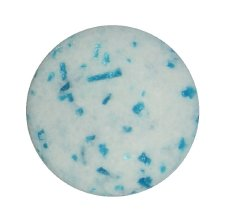
#> input picture data/gallery/1.jpg, 225 x 222 px
$ python -i segmentation.py   (imports and definitions only)
#> lines starting #> are read from the running program, lines starting #| are printed output that depends on the picture; after the words box and inside, x2 and y2 are one past the last pixel; in counts of white or black regions, pixels touching at a corner belong together
#> further down, picture is the input picture: shape (222, 225, 3); mean B, G, R 224.4, 225, 214.5
"""Lab 7 - segmentation: region growing, plus automatic pill extraction."""
from collections import deque

import cv2
import numpy as np

FOUR_NEIGHBORS = [(-1, 0), (1, 0), (0, -1), (0, 1)]
EIGHT_NEIGHBORS = FOUR_NEIGHBORS + [(-1, -1), (-1, 1), (1, -1), (1, 1)]


# ---------------------------------------------------------------- region growing (Lab 7)
# [36 lines left out: functions region_growing, make_overlay, not called in this run]


# ---------------------------------------------------------------- automatic pill mask
def _largest_blob(binary):
    """Keep only the biggest white blob and fill any holes inside it."""
    contours, _ = cv2.findContours(binary, cv2.RETR_EXTERNAL, cv2.CHAIN_APPROX_SIMPLE)
    out = np.zeros_like(binary)
    if contours:
        biggest = max(contours, key=cv2.contourArea)
        cv2.drawContours(out, [biggest], -1, 255, thickness=-1)
    return out


def _clean(binary):
    k = cv2.getStructuringElement(cv2.MORPH_ELLIPSE, (5, 5))
    binary = cv2.morphologyEx(binary, cv2.MORPH_CLOSE, k)
    binary = cv2.morphologyEx(binary, cv2.MORPH_OPEN, k)
    return _largest_blob(binary)


def _background_color(lab):
    """Median colour of a thin frame around the picture = the background."""
    b = 4
    frame = np.concatenate([lab[:b].reshape(-1, 3), lab[-b:].reshape(-1, 3),
                            lab[:, :b].reshape(-1, 3), lab[:, -b:].reshape(-1, 3)])
    return np.median(frame, axis=0)


def segment_threshold(img_bgr):
    """Pill = pixels whose colour differs from the background (Otsu picks the cut-off)."""
    lab = cv2.cvtColor(img_bgr, cv2.COLOR_BGR2LAB).astype(np.float32)
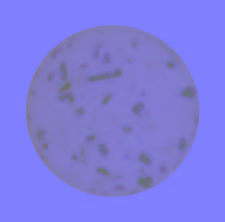
#> lab: shape (222, 225, 3) float32; mean B, G, R 226, 124.5, 127.2
    dist = np.sqrt(((lab - _background_color(lab)) ** 2).sum(axis=2))
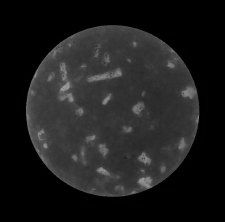
#> dist: shape (222, 225) float32; min 0, max 162.3, mean 29.3
    dist8 = np.clip(dist * 4, 0, 255).astype(np.uint8)
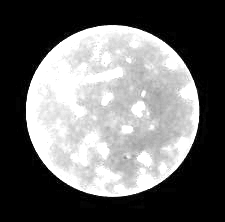
#> dist8: shape (222, 225); min 0, max 255, mean 106.8
    cut, binary = cv2.threshold(dist8, 0, 255, cv2.THRESH_BINARY + cv2.THRESH_OTSU)
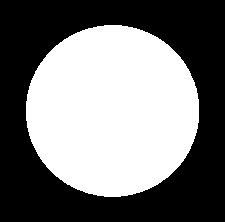
#> binary: shape (222, 225); 46.9% white; 1 white region, box (x1, y1, x2, y2) and area: (26, 25, 199, 197) 23422
#> cut = 113
    if cut < 20:                                       # Otsu found nothing meaningful
        binary = (dist8 >= 20).astype(np.uint8) * 255
    return _clean(binary) > 0
#> in _clean, `binary = cv2.morphologyEx(binary, cv2.MORPH_CLOSE, k)`: binary: shape (222, 225); 46.9% white; 1 white region
#> in _largest_blob, `contours, _ = cv2.findContours(binary, cv2.RETR_EXTERNAL, cv2.CHAIN_AP..`: contours = 1 contour; box (x1, y1, x2, y2) and area: (26, 25, 199, 197) 23179
#> in _largest_blob, `biggest = max(contours, key=cv2.contourArea)`: biggest = contour of 242 points, box (x1, y1, x2, y2) (26, 25, 199, 197), area 23179
#> returned value: shape (222, 225) bool; 46.9% white; 1 white region, box (x1, y1, x2, y2) and area: (26, 25, 199, 197) 23423


# [9 lines left out: function segment_region_growing, not called in this run]


def segment_pill(img_bgr, method="threshold"):
    """Return a boolean mask of the pill. Falls back to 'whole image' if nothing is found."""
    mask = segment_region_growing(img_bgr) if method == "region_growing" else segment_threshold(img_bgr)
    frac = mask.mean()
#> frac = 0.469
    if frac < 0.03 or frac > 0.97:          # almost nothing / almost everything = failed
        return np.ones(mask.shape, dtype=bool)
    return mask


# ---------------------------------------------------------------- shape analysis
# [58 lines left out: functions describe_shape, crop_to_mask, not called in this run]

>>> import cv2
>>> picture = cv2.imread('../data/gallery/1.jpg')
>>> result = segment_pill(picture)

$ run again, on data/gallery/101.jpg
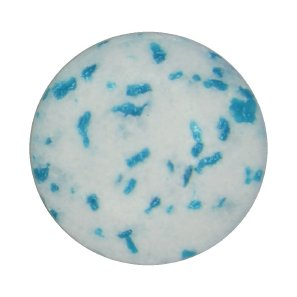
#> input picture data/gallery/101.jpg, 297 x 297 px
#> picture is the input picture: shape (297, 297, 3); mean B, G, R 222.9, 221.8, 210.8
#> in segment_threshold, `lab = cv2.cvtColor(img_bgr, cv2.COLOR_BGR2LAB).astype(np.float32)`:
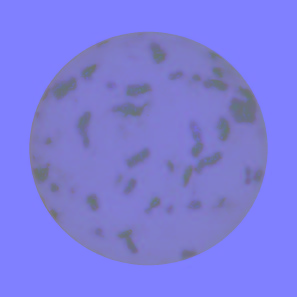
#> lab: shape (297, 297, 3) float32; mean B, G, R 223.3, 124.8, 126.2
#> in segment_threshold, `cut, binary = cv2.threshold(dist8, 0, 255, cv2.THRESH_BINARY + cv2.THR..`:
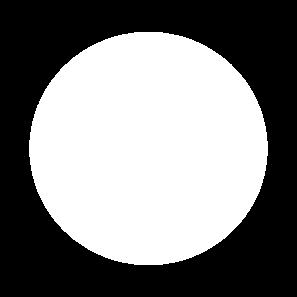
#> binary: shape (297, 297); 49.6% white; 1 white region
#> cut = 112
#> contours = 1 contour; box (x1, y1, x2, y2) and area: (29, 32, 268, 265) 43456
#> biggest = contour of 337 points, box (x1, y1, x2, y2) (29, 32, 268, 265), area 43456
#> frac = 0.496

$ run again, on data/gallery/104.jpg
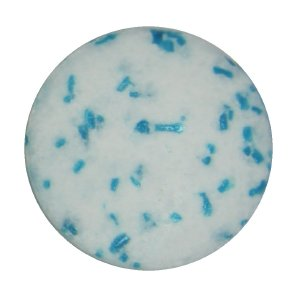
#> input picture data/gallery/104.jpg, 297 x 297 px
#> picture is the input picture: shape (297, 297, 3); mean B, G, R 217, 217, 205.8
#> in segment_threshold, `dist = np.sqrt(((lab - _background_color(lab)) ** 2).sum(axis=2))`:
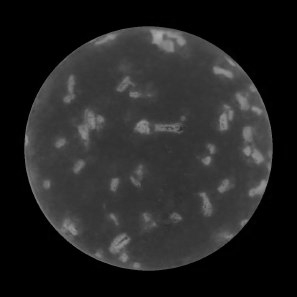
#> dist: shape (297, 297) float32; min 0, max 173.4, mean 36.7
#> in segment_threshold, `cut, binary = cv2.threshold(dist8, 0, 255, cv2.THRESH_BINARY + cv2.THR..`:
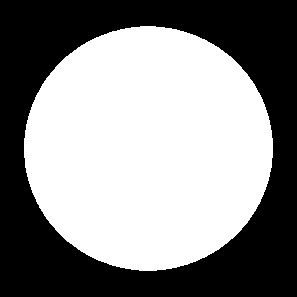
#> binary: shape (297, 297); 54.2% white; 1 black region
#> cut = 118
#> contours = 1 contour; box (x1, y1, x2, y2) and area: (24, 26, 273, 271) 47434
#> biggest = contour of 350 points, box (x1, y1, x2, y2) (24, 26, 273, 271), area 47434
#> frac = 0.542

$ run again, on data/gallery/107.jpg
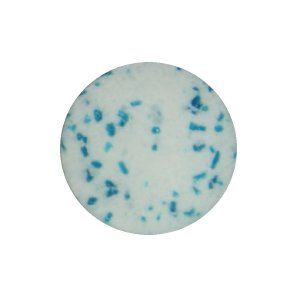
#> input picture data/gallery/107.jpg, 297 x 297 px
#> picture is the input picture: shape (297, 297, 3); mean B, G, R 235.9, 236.7, 230.6
#> in segment_threshold, `lab = cv2.cvtColor(img_bgr, cv2.COLOR_BGR2LAB).astype(np.float32)`:
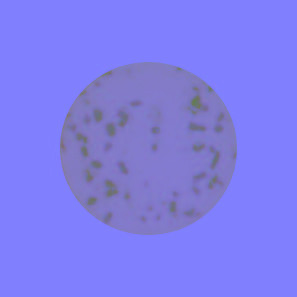
#> lab: shape (297, 297, 3) float32; mean B, G, R 237.5, 125.9, 127.8
#> in segment_threshold, `cut, binary = cv2.threshold(dist8, 0, 255, cv2.THRESH_BINARY + cv2.THR..`:
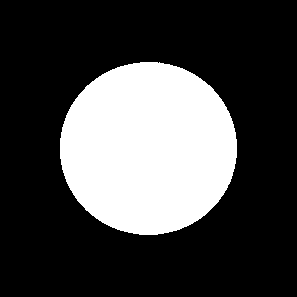
#> binary: shape (297, 297); 27.3% white; 1 white region
#> cut = 116
#> contours = 1 contour; box (x1, y1, x2, y2) and area: (60, 62, 237, 235) 23854
#> biggest = contour of 250 points, box (x1, y1, x2, y2) (60, 62, 237, 235), area 23854
#> frac = 0.273
